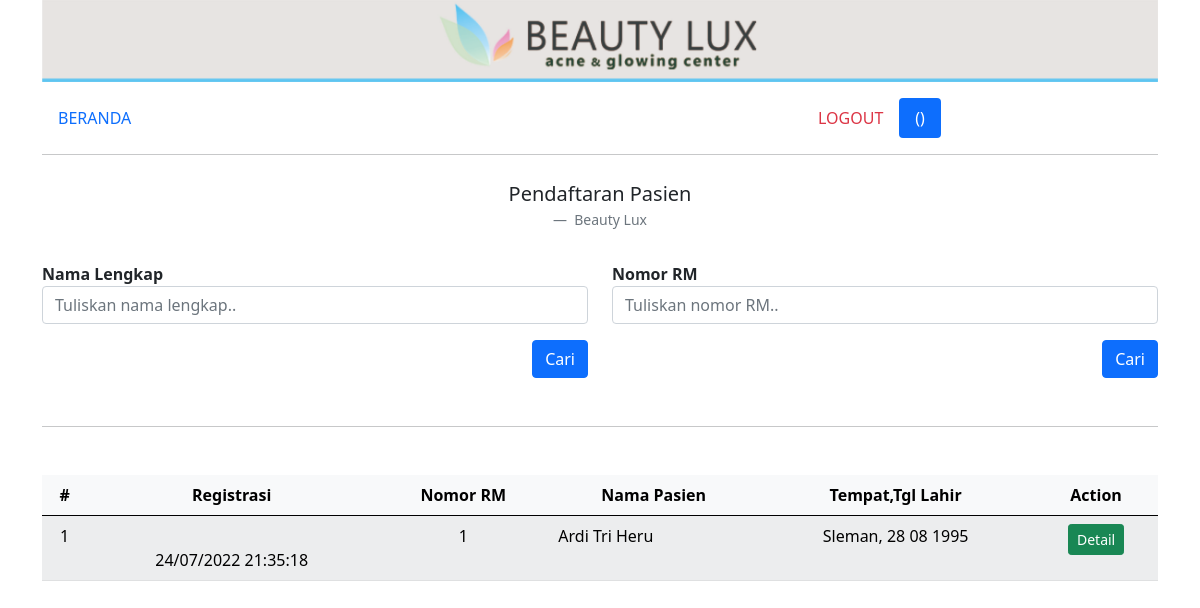
The page /daftar_treatment.php on the database its author committed.
### tables this page shows
CREATE TABLE `treatment` (
  `id_treatment` int(100) NOT NULL AUTO_INCREMENT,
  `id_customer` int(10) NOT NULL,
  `id_user` int(3) NOT NULL,
  `dokter` varchar(50) NOT NULL,
  `konsultasi` varchar(100) NOT NULL,
  `note` varchar(100) NOT NULL,
  `tanggal` timestamp NOT NULL DEFAULT current_timestamp() ON UPDATE current_timestamp(),
  `status` int(1) NOT NULL,
  `kesimpulan` varchar(100) DEFAULT NULL,
  PRIMARY KEY (`id_treatment`),
  KEY `id_treatment` (`id_treatment`),
  KEY `id_customer` (`id_customer`),
  CONSTRAINT `treatment_ibfk_1` FOREIGN KEY (`id_customer`) REFERENCES `customer` (`id_customer`)
);

CREATE TABLE `customer` (
  `id_customer` int(10) NOT NULL AUTO_INCREMENT,
  `nama` varchar(50) NOT NULL,
  `tgl_lahir` date NOT NULL,
  `tempat_lahir` varchar(20) NOT NULL,
  `alamat` varchar(100) NOT NULL,
  `no_hp` varchar(13) NOT NULL,
  PRIMARY KEY (`id_customer`),
  KEY `id_customer` (`id_customer`)
);

### daftar_treatment.php (the view, shortened to what this page needs)
<?php include('templates/header.php'); ?>
<div class="container mb-5">
    <div class="row">
        <div class="col-md-12">
            <img src="img/header.jpg" class="img-fluid" alt="...">
        </div>
    </div>
    <div class="row mt-3 mb-2">
        <div class="col">
            <?php include('menu.php'); ?>
        </div>
    </div>
    <div class="row">
        <figure class="text-center">
            <blockquote class="blockquote">
                <p>Pendaftaran Pasien</p>
            </blockquote>
            <figcaption class="blockquote-footer">
                Beauty Lux
            </figcaption>
        </figure>
    </div>
    <div class="row mb-5">
        <div class="col-md-6">
            <form method="post" action="daftar_treatment_cari_nama_list.php" class="row g-3">
                <div class="col-12">
                    <label><b>Nama Lengkap</b></label>
                    <input type="text" name="nama" id="nama" value="" class="form-control" placeholder="Tuliskan nama lengkap..">
                </div>
                <div class="col-12">
                    <button type="submit" class="btn btn-primary float-end">Cari</button>
                </div>
            </form>
        </div>
        <div class="col-md-6">
            <form method="get" action="daftar_treatment_form.php" class="row g-3">
                <div class="col-12">
                    <label><b>Nomor RM</b></label>
                    <input type="text" name="id_customer" class="form-control" placeholder="Tuliskan nomor RM..">
                </div>
                <div class="col-12">
                    <button type="submit" class="btn btn-primary float-end">Cari</button>
                </div>
            </form>
        </div>
    </div>
    <hr>
    <div class="row mt-5">
        <div class="col-md-12">
            <table class="table table-hover table-light table-striped">
                <thead>
                    <tr>
                        <th class="text-center" scope="col">#</th>
                        <th class="text-center" scope="col">Registrasi</th>
                        <th class="text-center" scope="col">Nomor RM</th>
                        <th class="text-center" scope="col">Nama Pasien</th>
                        <th class="text-center" scope="col">Tempat,Tgl Lahir</th>
                        <th class="text-center" scope="col">Action</th>
                    </tr>
                </thead>
                <tbody>
                    <?php
                    $no = 1;
                    include 'templates/koneksi.php';
                    $query = mysqli_query($koneksi, "
                    SELECT *,
                    CASE
                    WHEN treatment.status = 0 THEN 'Proses konsultasi'
                    WHEN treatment.status = 1 THEN 'Farmasi'
                    WHEN treatment.status = 2 THEN 'Bayar'
                    END AS nm_status
                    FROM treatment
                    JOIN customer
                    ON treatment.id_customer = customer.id_customer
                    ORDER BY treatment.id_treatment DESC
                    ");
                    while ($d = mysqli_fetch_array($query)) {
                    ?>
                        <tr>
                            <td class="text-center" scope="row"><?= $no++; ?></td>
                            <td class="text-center" scope="row"> <span class="badge bg-primary"><?= $d['nm_status']; ?></span><br><?= date('d/m/Y H:i:s', strtotime($d['tanggal'])); ?></td>
                            <td class="text-center" scope="row"><?= $d['id_customer']; ?></td>
                            <td class="text-right" scope="row"><?= $d['nama']; ?></td>
                            <td class="text-center" scope="row"><?= $d['tempat_lahir'] . ',&nbsp;' . date('d m Y', strtotime($d['tgl_lahir'])); ?></td>
                            <td class="text-center" scope="row">
                                <a href="daftar_treatment_detail.php?id_treatment=<?= $d['id_treatment']; ?>" type="button" class="btn btn-success btn-sm">Detail</a>
                            </td>
                            </ </tr>
                        <?php } ?>
            </table>
        </div>
    </div>
</div>
<?php include('templates/footer.php'); ?>

### rows shown on the page
treatment: tanggal "24/07/2022 21:35:18", id_customer.id_customer "1", id_customer.nama "Ardi Tri Heru", id_customer.tempat_lahir "Sleman", id_customer.tgl_lahir "28 08 1995"
